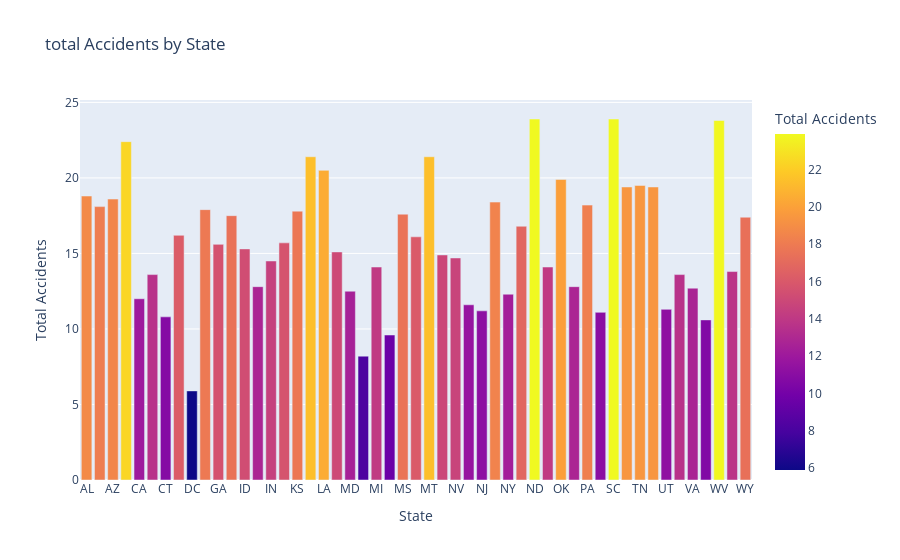

The notebook cell this image was saved under:
### Code cell
# Total accidents by state
fig = px.bar(df, x = 'abbrev', y = 'total',
             title = 'total Accidents by State',
             labels = {'abbrev':'State', 'total':'Total Accidents'},
             color = 'total')
fig.show()

### Figure 1 — Plotly figure (JSON) as saved in the notebook; plotly's stock layout.template omitted (floating-point values rounded to 4 significant figures)
{"data": [{"hovertemplate": "State=%{x}<br>Total Accidents=%{marker.color}<extra></extra>", "legendgroup": "", "marker": {"color": [18.8, 18.1, 18.6, 22.4, 12.0, 13.6, 10.8, 16.2, 5.9, 17.9, 15.6, 17.5, 15.3, 12.8, 14.5, 15.7, 17.8, 21.4, 20.5, 15.1, 12.5, 8.2, 14.1, 9.6, 17.6, 16.1, 21.4, 14.9, 14.7, 11.6, 11.2, 18.4, 12.3, 16.8, 23.9, 14.1, 19.9, 12.8, 18.2, 11.1, 23.9, 19.4, 19.5, 19.4, 11.3, 13.6, 12.7, 10.6, 23.8, 13.8, 17.4], "coloraxis": "coloraxis", "pattern": {"shape": ""}}, "name": "", "orientation": "v", "showlegend": false, "textposition": "auto", "type": "bar", "x": ["AL", "AK", "AZ", "AR", "CA", "CO", "CT", "DE", "DC", "FL", "GA", "HI", "ID", "IL", "IN", "IA", "KS", "KY", "LA", "ME", "MD", "MA", "MI", "MN", "MS", "MO", "MT", "NE", "NV", "NH", "NJ", "NM", "NY", "NC", "ND", "OH", "OK", "OR", "PA", "RI", "SC", "SD", "TN", "TX", "UT", "VT", "VA", "WA", "WV", "WI", "WY"], "xaxis": "x", "y": [18.8, 18.1, 18.6, 22.4, 12.0, 13.6, 10.8, 16.2, 5.9, 17.9, 15.6, 17.5, 15.3, 12.8, 14.5, 15.7, 17.8, 21.4, 20.5, 15.1, 12.5, 8.2, 14.1, 9.6, 17.6, 16.1, 21.4, 14.9, 14.7, 11.6, 11.2, 18.4, 12.3, 16.8, 23.9, 14.1, 19.9, 12.8, 18.2, 11.1, 23.9, 19.4, 19.5, 19.4, 11.3, 13.6, 12.7, 10.6, 23.8, 13.8, 17.4], "yaxis": "y"}], "layout": {"barmode": "relative", "coloraxis": {"colorbar": {"title": {"text": "Total Accidents"}}, "colorscale": [[0, "#0d0887"], [0.1111, "#46039f"], [0.2222, "#7201a8"], [0.3333, "#9c179e"], [0.4444, "#bd3786"], [0.5556, "#d8576b"], [0.6667, "#ed7953"], [0.7778, "#fb9f3a"], [0.8889, "#fdca26"], [1, "#f0f921"]]}, "legend": {"tracegroupgap": 0}, "title": {"text": "total Accidents by State"}, "xaxis": {"anchor": "y", "domain": [0, 1], "title": {"text": "State"}}, "yaxis": {"anchor": "x", "domain": [0, 1], "title": {"text": "Total Accidents"}}}}
